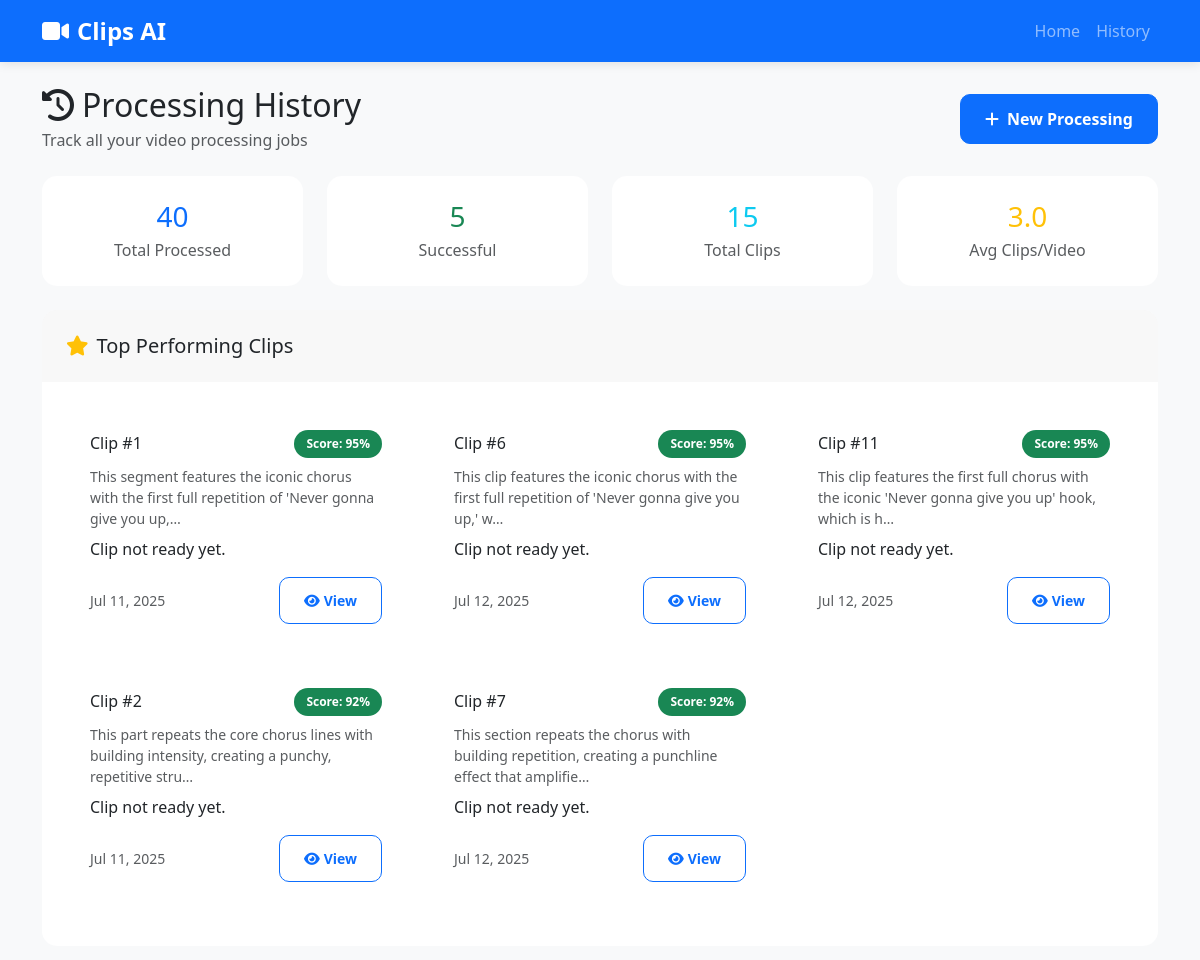
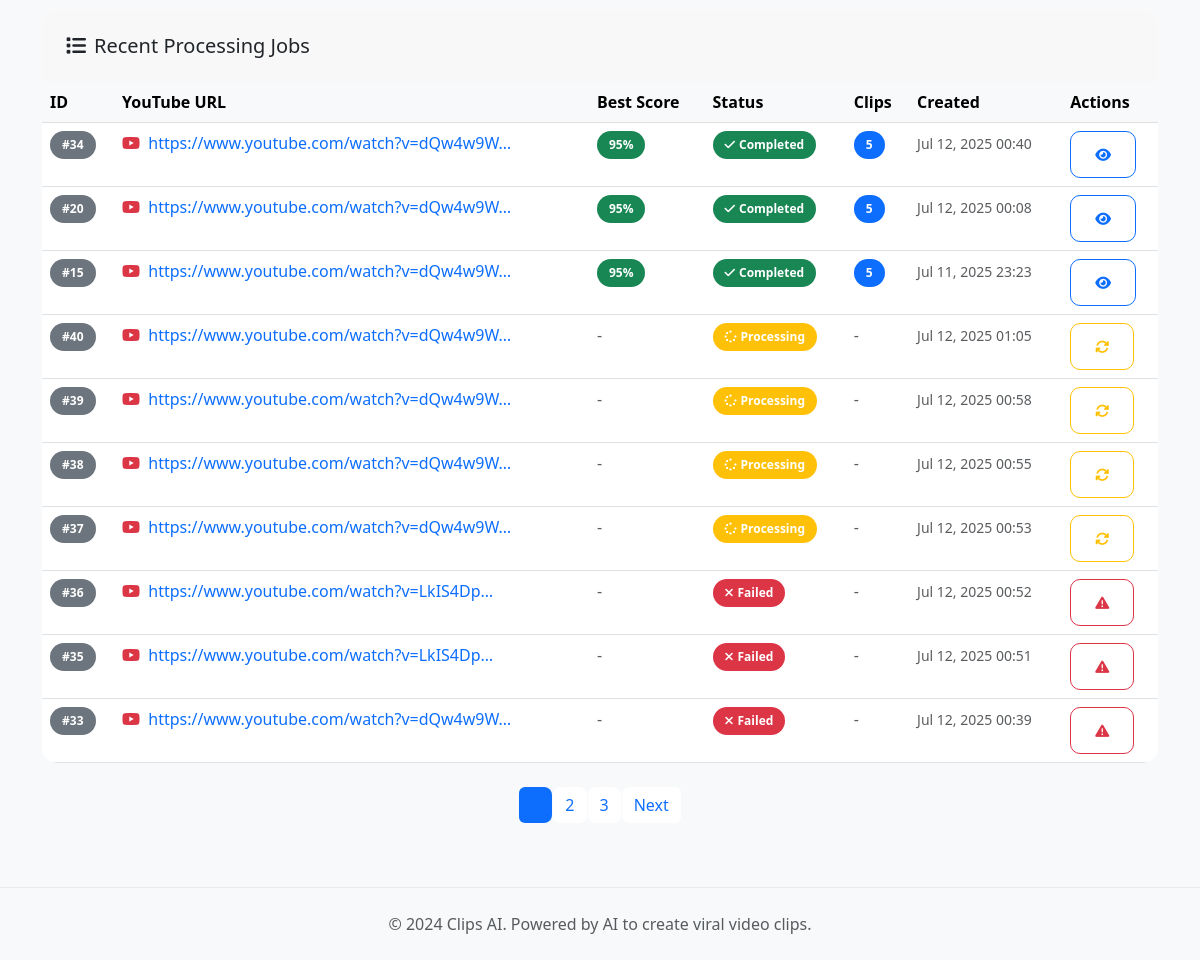
Page /history/ on the earlier database version (2 pictures, top to bottom).
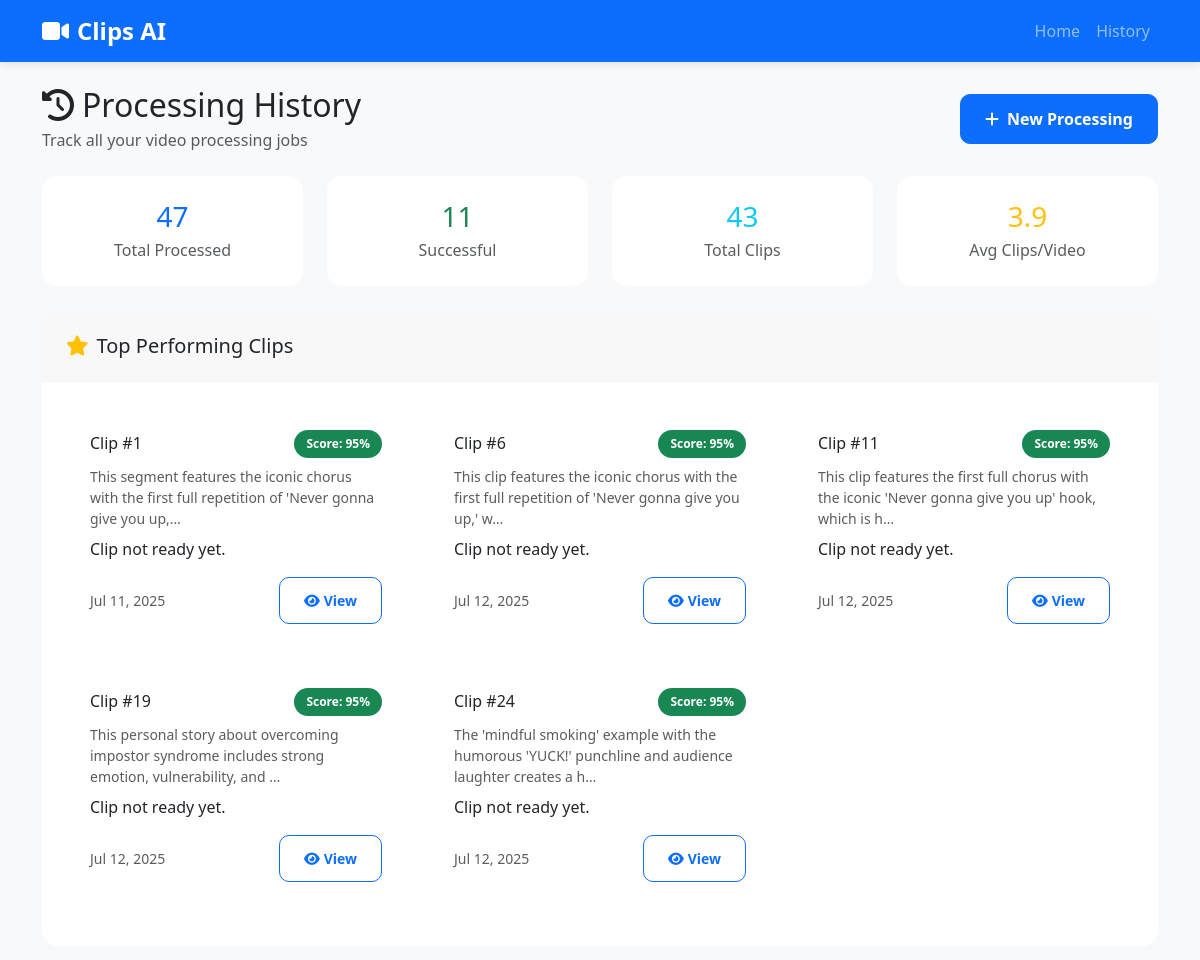
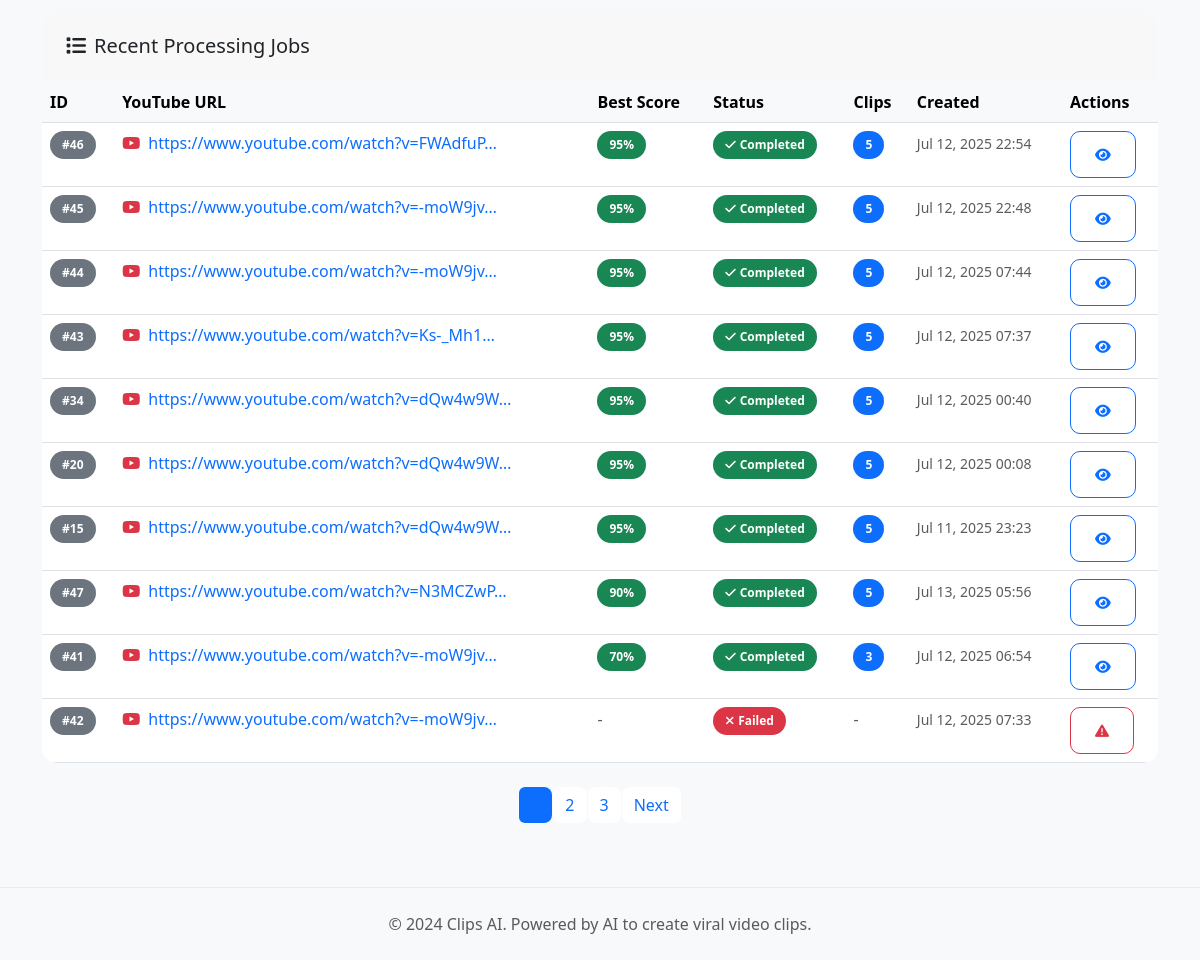
Same page on the later database version (2 pictures, top to bottom).
### core/models.py (models this page shows, shortened)
class ViralClip(models.Model):
    video_processing = models.ForeignKey(VideoProcessing, on_delete=models.CASCADE, related_name='clips')
    start_timestamp = models.FloatField(help_text="Start time in seconds")
    end_timestamp = models.FloatField(help_text="End time in seconds")
    justification = models.TextField(help_text="Why this moment is viral")
    emotional_keywords = models.JSONField(default=list, blank=True)
    urgency_indicators = models.JSONField(default=list, blank=True)
    virality_score = models.IntegerField(help_text="Score from 0-100", null=True, blank=True)
    clip_url = models.URLField(max_length=500, blank=True, null=True)
    preview_url = models.URLField(max_length=500, blank=True, null=True)
    created_at = models.DateTimeField(default=timezone.now)
    class Meta:
        ordering = ['-virality_score', '-created_at']

class VideoProcessing(models.Model):
    youtube_url = models.URLField(max_length=500)
    clip_duration = models.IntegerField(help_text="Duration in seconds")
    created_at = models.DateTimeField(default=timezone.now)
    status = models.CharField(max_length=20, choices=[
        ('pending', 'Pending'),
        ('processing', 'Processing'),
        ('completed', 'Completed'),
        ('failed', 'Failed')
    ], default='pending')
    error_message = models.TextField(blank=True, null=True)

### core/views.py (the view)
# urls.py: path('history/', views.history, name='history'),
def history(request):
    video_processings = VideoProcessing.objects.annotate(
        best_score=models.Max('clips__virality_score'),
        clip_count=models.Count('clips')
    ).order_by('-best_score', '-created_at')
    paginator = Paginator(video_processings, 10)  # 10 items per page
    page_number = request.GET.get('page')
    page_obj = paginator.get_page(page_number)
    total_processed = VideoProcessing.objects.count()
    successful_processings = VideoProcessing.objects.filter(status='completed').count()
    total_clips = ViralClip.objects.count()
    avg_clips_per_video = total_clips / successful_processings if successful_processings > 0 else 0
    top_clips = ViralClip.objects.order_by('-virality_score')[:5]
    context = {
        'video_processings': page_obj,
        'total_processed': total_processed,
        'successful_processings': successful_processings,
        'total_clips_generated': total_clips,
        'avg_clips_per_video': round(avg_clips_per_video, 1),
        'success_percentage': (successful_processings / total_processed * 100) if total_processed > 0 else 0,
        'top_clips': top_clips
    }
    return render(request, 'core/history.html', context)

### core/templates/core/history.html (shortened to what the changed rows need)
{% extends 'core/base.html' %}
{% block content %}
<div class="row">
    <div class="col-12">
        <div class="d-flex justify-content-between align-items-center mb-4">
            <div>
                <h2 class="mb-1">
                    <i class="fas fa-history me-2"></i>Processing History
                </h2>
            </div>
        </div>
        <div class="row mb-4">
            <div class="col-md-3">
                <div class="card text-center">
                    <div class="card-body">
                        <h3 class="text-primary mb-1">{{ total_processed }}</h3>
                        <p class="text-muted mb-0">Total Processed</p>
                    </div>
                </div>
            </div>
            <div class="col-md-3">
                <div class="card text-center">
                    <div class="card-body">
                        <h3 class="text-success mb-1">{{ successful_processings }}</h3>
                        <p class="text-muted mb-0">Successful</p>
                    </div>
                </div>
            </div>
            <div class="col-md-3">
                <div class="card text-center">
                    <div class="card-body">
                        <h3 class="text-info mb-1">{{ total_clips_generated }}</h3>
                        <p class="text-muted mb-0">Total Clips</p>
                    </div>
                </div>
            </div>
            <div class="col-md-3">
                <div class="card text-center">
                    <div class="card-body">
                        <h3 class="text-warning mb-1">{{ avg_clips_per_video }}</h3>
                        <p class="text-muted mb-0">Avg Clips/Video</p>
                    </div>
                </div>
            </div>
        </div>
        {% if top_clips %}
        <div class="card mb-4">
            <div class="card-body">
                <div class="row">
                    {% for clip in top_clips %}
                    <div class="col-md-4 mb-3">
                        <div class="card h-100">
                            <div class="card-body">
                                <div class="d-flex justify-content-between align-items-center mb-2">
                                    <h6 class="mb-0">Clip #{{ clip.id }}</h6>
                                    <span class="badge bg-success">Score: {{ clip.virality_score }}%</span>
                                </div>
                                <p class="text-muted small mb-2">{{ clip.justification|truncatechars:100 }}</p>
                                {% if clip.clip_url %}
                                    <video controls width="100%" src="{{ clip.clip_url }}" style="max-height:200px;"></video>
                                    <a href="{{ clip.clip_url }}" download class="btn btn-success btn-sm mt-2">Download</a>
                                {% else %}
                                    <p>Clip not ready yet.</p>
                                {% endif %}
                                <div class="d-flex justify-content-between align-items-center mt-2">
                                    <small class="text-muted">{{ clip.created_at|date:"M d, Y" }}</small>
                                    <a href="{% url 'core:clip_detail' clip.id %}" class="btn btn-sm btn-outline-primary">
                                        <i class="fas fa-eye me-1"></i>View
                                    </a>
                                </div>
                            </div>
                        </div>
                    </div>
                    {% endfor %}
                </div>
            </div>
        </div>
        {% endif %}
        <div class="card">
            <div class="card-body p-0">
                {% if video_processings %}
                    <div class="table-responsive">
                        <table class="table table-hover mb-0">
                            <thead class="table-light">
                                <tr>
                                    <th>ID</th>
                                    <th>YouTube URL</th>
                                    <th>Best Score</th>
                                    <th>Status</th>
                                    <th>Clips</th>
                                    <th>Created</th>
                                    <th>Actions</th>
                                </tr>
                            </thead>
                            <tbody>
                                {% for processing in video_processings %}
                                <tr data-processing-id="{{ processing.id }}">
                                    <td>
                                        <span class="badge bg-secondary">#{{ processing.id }}</span>
                                    </td>
                                    <td>
                                        <a href="{{ processing.youtube_url }}" target="_blank" class="text-decoration-none">
                                            <i class="fab fa-youtube text-danger me-1"></i>
                                            {{ processing.youtube_url|truncatechars:40 }}
                                        </a>
                                    </td>
                                    <td>
                                        {% if processing.best_score %}
                                            <span class="badge bg-success">{{ processing.best_score }}%</span>
                                        {% else %}
                                            <span class="text-muted">-</span>
                                        {% endif %}
                                    </td>
                                    <td>
                                        {% if processing.status == 'completed' %}
                                            <span class="badge bg-success">
                                                <i class="fas fa-check me-1"></i>Completed
                                            </span>
                                        {% elif processing.status == 'processing' %}
                                            <span class="badge bg-warning">
                                                <i class="fas fa-spinner fa-spin me-1"></i>Processing
                                            </span>
                                        {% elif processing.status == 'failed' %}
                                            <span class="badge bg-danger">
                                                <i class="fas fa-times me-1"></i>Failed
                                            </span>
                                        {% else %}
                                            <span class="badge bg-secondary">
                                                <i class="fas fa-clock me-1"></i>Pending
                                            </span>
                                        {% endif %}
                                    </td>
                                    <td>
                                        {% if processing.status == 'completed' %}
                                            <span class="badge bg-primary">{{ processing.clip_count }}</span>
                                        {% else %}
                                            <span class="text-muted">-</span>
                                        {% endif %}
                                    </td>
                                    <td>
                                        <small class="text-muted">
                                            {{ processing.created_at|date:"M d, Y H:i" }}
                                        </small>
                                    </td>
                                    <td>
                                        <div class="btn-group btn-group-sm" role="group">
                                            {% if processing.status == 'completed' %}
                                                <a href="{% url 'core:results' processing.id %}"
                                                   class="btn btn-outline-primary"
                                                   title="View Results">
                                                    <i class="fas fa-eye"></i>
                                                </a>
                                            {% endif %}
                                            {% if processing.status == 'failed' %}
                                                <button type="button"
                                                        class="btn btn-outline-danger"
                                                        data-bs-toggle="tooltip"
                                                        title="Error: {{ processing.error_message|truncatechars:50 }}"
                                                        onclick="showErrorDetails('{{ processing.error_message|escapejs }}')">
                                                    <i class="fas fa-exclamation-triangle"></i>
                                                </button>
                                            {% endif %}
                                            {% if processing.status == 'processing' %}
                                                <button type="button"
                                                        class="btn btn-outline-warning"
                                                        onclick="checkStatus({{ processing.id }})"
                                                        title="Check Status">
                                                    <i class="fas fa-sync-alt"></i>
                                                </button>
                                            {% endif %}
                                        </div>
                                    </td>
                                </tr>
                                {% endfor %}
                            </tbody>
                        </table>
                    </div>
                {% endif %}
            </div>
        </div>
        {% if video_processings.has_other_pages %}
            <nav aria-label="History pagination" class="mt-4">
                <ul class="pagination justify-content-center">
                    {% for num in video_processings.paginator.page_range %}
                        {% if video_processings.number == num %}
                            <li class="page-item active">
                                <span class="page-link">{{ num }}</span>
                            </li>
                        {% elif num > video_processings.number|add:'-3' and num < video_processings.number|add:'3' %}
                            <li class="page-item">
                                <a class="page-link" href="?page={{ num }}">{{ num }}</a>
                            </li>
                        {% endif %}
                    {% endfor %}
                </ul>
            </nav>
        {% endif %}
    </div>
</div>
{% endblock %}

Differences in the rows shown:
no longer on this page (row unchanged): ViralClip: id "2", virality_score "92", justification "This part repeats the core chorus lines with building intensity, creating a punchy, repetitive stru…", shows "Clip not ready yet.", created_at "Jul 11, 2025"
no longer on this page (row unchanged): ViralClip: id "7", virality_score "92", justification "This section repeats the chorus with building repetition, creating a punchline effect that amplifie…", shows "Clip not ready yet.", created_at "Jul 12, 2025"
no longer on this page (row unchanged): VideoProcessing: id "40", youtube_url "https://www.youtube.com/watch?v=dQw4w9W…", status "processing" (drawn), created_at "Jul 12, 2025 01:05"
no longer on this page (row unchanged): VideoProcessing: id "39", youtube_url "https://www.youtube.com/watch?v=dQw4w9W…", status "processing" (drawn), created_at "Jul 12, 2025 00:58"
no longer on this page (row unchanged): VideoProcessing: id "38", youtube_url "https://www.youtube.com/watch?v=dQw4w9W…", status "processing" (drawn), created_at "Jul 12, 2025 00:55"
no longer on this page (row unchanged): VideoProcessing: id "37", youtube_url "https://www.youtube.com/watch?v=dQw4w9W…", status "processing" (drawn), created_at "Jul 12, 2025 00:53"
no longer on this page (row unchanged): VideoProcessing: id "36", youtube_url "https://www.youtube.com/watch?v=LkIS4Dp…", status "failed" (drawn), created_at "Jul 12, 2025 00:52"
no longer on this page (row unchanged): VideoProcessing: id "35", youtube_url "https://www.youtube.com/watch?v=LkIS4Dp…", status "failed" (drawn), created_at "Jul 12, 2025 00:51"
no longer on this page (row unchanged): VideoProcessing: id "33", youtube_url "https://www.youtube.com/watch?v=dQw4w9W…", status "failed" (drawn), created_at "Jul 12, 2025 00:39"
added ViralClip: id "19", virality_score "95", justification "This personal story about overcoming impostor syndrome includes strong emotion, vulnerability, and …", shows "Clip not ready yet.", created_at "Jul 12, 2025"
added ViralClip: id "24", virality_score "95", justification "The 'mindful smoking' example with the humorous 'YUCK!' punchline and audience laughter creates a h…", shows "Clip not ready yet.", created_at "Jul 12, 2025"
added VideoProcessing: id "46", youtube_url "https://www.youtube.com/watch?v=FWAdfuP…", best_score "95", status "completed" (drawn), clip_count "5", created_at "Jul 12, 2025 22:54"
added VideoProcessing: id "45", youtube_url "https://www.youtube.com/watch?v=-moW9jv…", best_score "95", status "completed" (drawn), clip_count "5", created_at "Jul 12, 2025 22:48"
added VideoProcessing: id "44", youtube_url "https://www.youtube.com/watch?v=-moW9jv…", best_score "95", status "completed" (drawn), clip_count "5", created_at "Jul 12, 2025 07:44"
added VideoProcessing: id "43", youtube_url "https://www.youtube.com/watch?v=Ks-_Mh1…", best_score "95", status "completed" (drawn), clip_count "5", created_at "Jul 12, 2025 07:37"
added VideoProcessing: id "47", youtube_url "https://www.youtube.com/watch?v=N3MCZwP…", best_score "90", status "completed" (drawn), clip_count "5", created_at "Jul 13, 2025 05:56"
added VideoProcessing: id "41", youtube_url "https://www.youtube.com/watch?v=-moW9jv…", best_score "70", status "completed" (drawn), clip_count "3", created_at "Jul 12, 2025 06:54"
added VideoProcessing: id "42", youtube_url "https://www.youtube.com/watch?v=-moW9jv…", status "failed" (drawn), created_at "Jul 12, 2025 07:33"
Other differences:
{{ total_processed }}: "40" → "47"
{{ successful_processings }}: "5" → "11"
{{ total_clips_generated }}: "15" → "43"
{{ avg_clips_per_video }}: "3.0" → "3.9"
